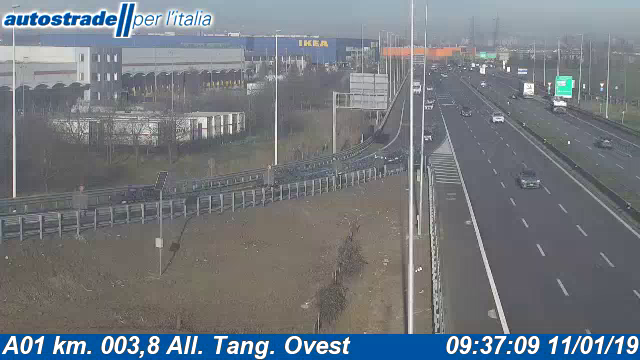
#> input picture frame 37 of videos/svincolo.mp4, 640 x 360 px
$ python background_subtraction.py
#> lines starting #> are read from the running program, lines starting #| are printed output that depends on the picture
### background_estimation.py
import numpy as np
import matplotlib.pyplot as plt
import cv2

import platform
if platform.system() == 'Darwin':
    import matplotlib
    matplotlib.use('Qt4Agg')

def background_estimate(str, show=True):
#> called with str = 'videos/svincolo.mp4', show = False
    cap = cv2.VideoCapture(str)
    V = []
    while True:
        ret,frame = cap.read()
#> frame is the input picture: shape (360, 640, 3); mean B, G, R 127.1, 121, 115.5
        if ret == False:
            break
        V.append(frame)
        if show: cv2.imshow('window-name',frame)
        if cv2.waitKey(10) & 0xFF == ord('q'):
#> (key q is pressed here)
            break
    cap.release()
    if show: cv2.destroyAllWindows()

    V = np.array(V)
    bg = np.zeros((V[0].shape[0], V[0].shape[1], 3), dtype=np.float32)
    bg[:,:,0] = np.median(V[:,:,:,0], axis=0)
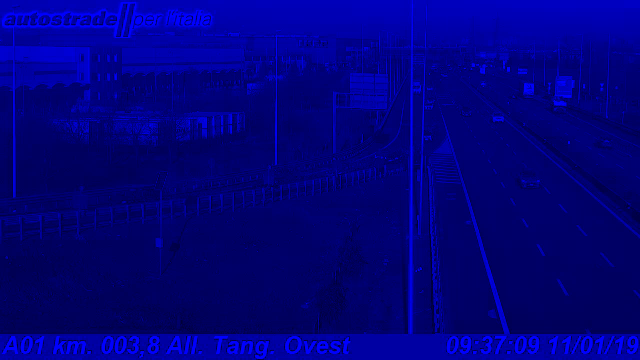
#> bg: shape (360, 640, 3) float32; mean of channels 0, 1, 2 127.1, 0, 0; drawn as B, G, R
    bg[:,:,1] = np.median(V[:,:,:,1], axis=0)
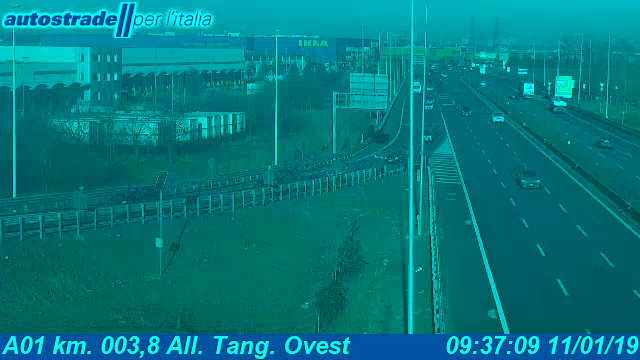
#> bg: shape (360, 640, 3) float32; mean of channels 0, 1, 2 127.1, 121, 0; drawn as B, G, R
    bg[:,:,2] = np.median(V[:,:,:,2], axis=0)

    if show:
        plt.imshow(cv2.cvtColor(bg/255, cv2.COLOR_BGR2RGB))
        plt.show()

    return bg

# background_estimate('videos/svincolo.mp4', show=True)

### background_subtraction.py
from background_estimation import background_estimate
import cv2
import numpy as np
import time
from scipy.signal import convolve2d
import scipy.ndimage

video = 'videos/svincolo.mp4'
bg = background_estimate(video, False)

cap = cv2.VideoCapture(video)
threshold = 300
kernel_e = np.ones((3,3), np.uint8)
# kernel_d = np.ones((5,5), np.uint8)
k = np.ones((5, 5), np.uint8)
old_mask = np.ones(bg.shape[0:2])

while True:
    ret,frame = cap.read()
    if ret == False:
        break

    # obtain the mask by background differencing
    mask = np.all(np.power(np.abs(frame - bg), 3) < threshold, axis=2)
#> mask: shape (360, 640) bool; every value is 1

    # filter mask based on the number of non masked neighbors
    filter = convolve2d(mask, k)[2:-2, 2:-2]
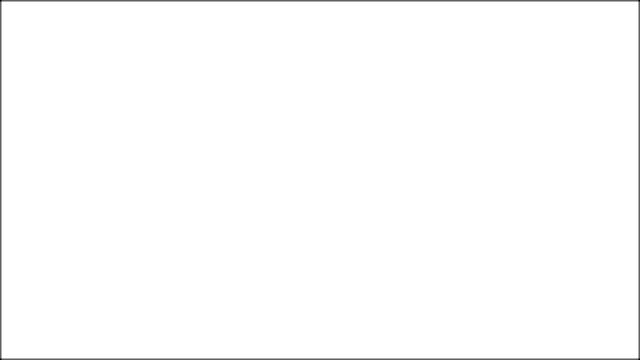
#> filter: shape (360, 640); min 9, max 25, mean 24.9; drawn with min black and max white
    mask[filter > 1] = 1

    # filter mask based on the number of unchanged neighbors
    # filter = np.logical_xor(mask, old_mask)
    # old_mask = np.copy(mask)
    # filter = convolve2d(filter, k)[1:-1, 1:-1]
    # mask[filter > 5] = 1

    # morphological op on mask
    mask = np.logical_not(scipy.ndimage.binary_fill_holes(np.logical_not(mask).astype(np.uint8))).astype(np.uint8)
    # mask = cv2.dilate(mask, kernel_d, iterations=1)
    mask = cv2.erode(mask, kernel_e, iterations=1)

    mask = mask.astype(np.uint8)

    # mask the frame
    frame = cv2.bitwise_and(frame, frame, mask=mask)

    cv2.imshow('window-name',frame)
    if cv2.waitKey(10) & 0xFF == ord('q'):
#> (key q is pressed here)
        break
    time.sleep(0.02)

cap.release()
cv2.destroyAllWindows()

$ run again, starting later in the video
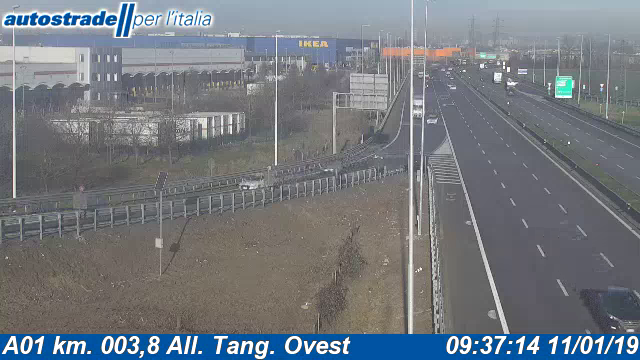
#> input picture frame 168 of videos/svincolo.mp4, 640 x 360 px
#> in background_estimate, frame is the input picture: shape (360, 640, 3); mean B, G, R 127.2, 121, 116
#> in background_estimate, `bg[:,:,0] = np.median(V[:,:,:,0], axis=0)`:
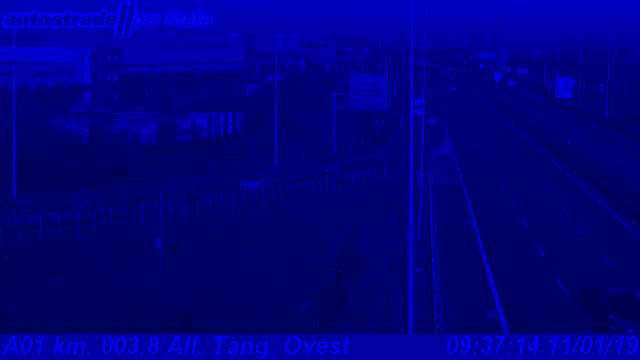
#> bg: shape (360, 640, 3) float32; mean of channels 0, 1, 2 127.2, 0, 0; drawn as B, G, R
#> in background_estimate, `bg[:,:,1] = np.median(V[:,:,:,1], axis=0)`:
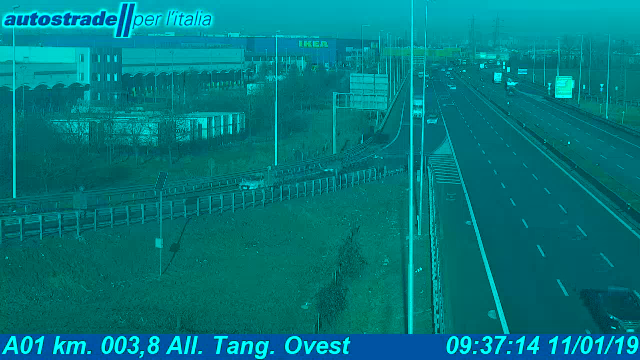
#> bg: shape (360, 640, 3) float32; mean of channels 0, 1, 2 127.2, 121, 0; drawn as B, G, R
#> mask: shape (360, 640) bool; every value is 1

$ run again, starting later in the video
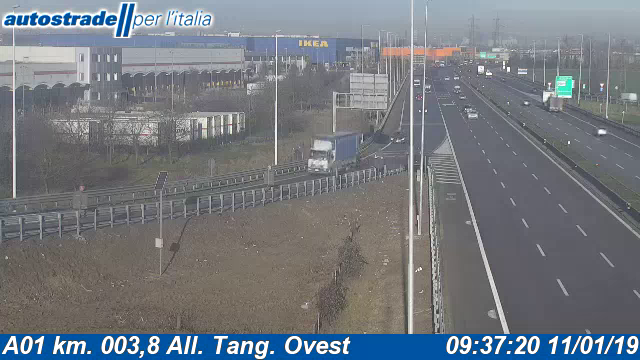
#> input picture frame 300 of videos/svincolo.mp4, 640 x 360 px
#> in background_estimate, frame is the input picture: shape (360, 640, 3); mean B, G, R 127.6, 121.3, 116.4
#> in background_estimate, `bg[:,:,0] = np.median(V[:,:,:,0], axis=0)`:
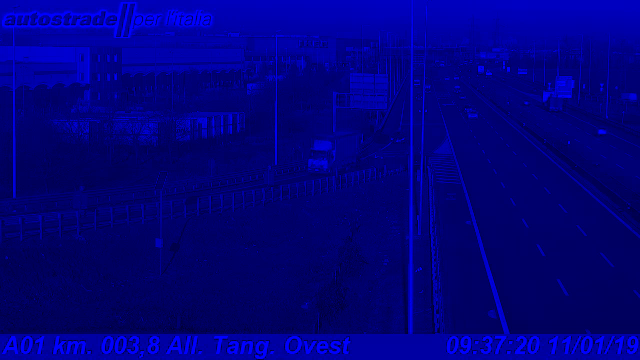
#> bg: shape (360, 640, 3) float32; mean of channels 0, 1, 2 127.6, 0, 0; drawn as B, G, R
#> in background_estimate, `bg[:,:,1] = np.median(V[:,:,:,1], axis=0)`:
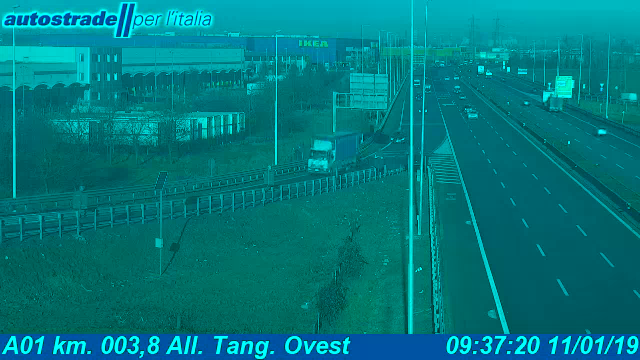
#> bg: shape (360, 640, 3) float32; mean of channels 0, 1, 2 127.6, 121.3, 0; drawn as B, G, R
#> mask: shape (360, 640) bool; every value is 1
